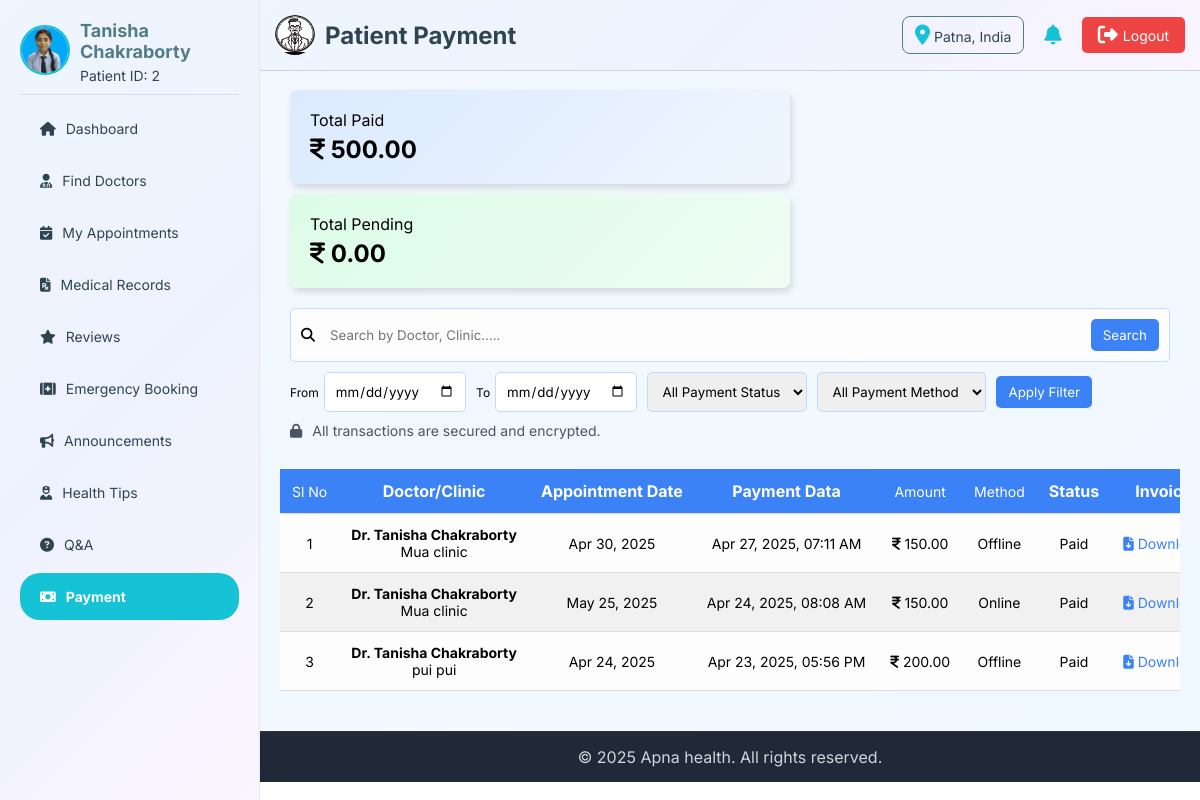
Page /patient/patient-payment.php (signed in) on the committed database.
### tables this page shows
CREATE TABLE `patient` (
  `patient_id` int(11) NOT NULL,
  `name` varchar(100) NOT NULL,
  `email` varchar(255) NOT NULL,
  `password` varchar(255) NOT NULL,
  `phone` varchar(15) DEFAULT NULL,
  `gender` enum('Male','Female','Other') DEFAULT NULL,
  `dob` date DEFAULT NULL,
  `blood_group` varchar(10) DEFAULT NULL,
  `emergency_contact` varchar(16) DEFAULT NULL,
  `area` text DEFAULT NULL,
  `city` varchar(100) DEFAULT NULL,
  `state` varchar(100) DEFAULT NULL,
  `pincode` varchar(10) DEFAULT NULL,
  `profile_img` varchar(255) DEFAULT NULL,
  `availability` enum('Active','Inactive','Blocked') DEFAULT 'Active',
  `created_at` timestamp NOT NULL DEFAULT current_timestamp(),
  `updated_at` timestamp NOT NULL DEFAULT current_timestamp() ON UPDATE current_timestamp()
);

CREATE TABLE `transaction` (
  `transaction_id` int(11) NOT NULL,
  `appointment_id` int(11) NOT NULL,
  `patient_id` int(11) NOT NULL,
  `doctor_id` int(11) NOT NULL,
  `amount` decimal(10,2) NOT NULL,
  `payment_mode` enum('Online','Offline') NOT NULL,
  `payment_status` enum('Pending','Paid','Failed') DEFAULT 'Pending',
  `transaction_date` timestamp NOT NULL DEFAULT current_timestamp() ON UPDATE current_timestamp(),
  `reference_id` varchar(255) DEFAULT NULL,
  `remarks` text DEFAULT NULL
);

CREATE TABLE `doctor` (
  `doctor_id` int(11) NOT NULL,
  `UID` varchar(20) NOT NULL,
  `name` varchar(255) NOT NULL,
  `email` varchar(255) NOT NULL,
  `phone` varchar(15) DEFAULT NULL,
  `password` varchar(255) NOT NULL,
  `specialization` varchar(255) DEFAULT NULL,
  `experience` int(11) DEFAULT NULL,
  `qualification` text DEFAULT NULL,
  `bio` text DEFAULT NULL,
  `profile_img` varchar(255) DEFAULT NULL,
  `rating` decimal(3,2) DEFAULT 0.00,
  `total_reviews` int(11) DEFAULT 0,
  `availability` enum('Active','Inactive','Blocked') DEFAULT 'Active',
  `address` varchar(512) DEFAULT NULL,
  `gender` enum('Male','Female','Other') DEFAULT NULL,
  `dob` date DEFAULT NULL,
  `fees` decimal(10,2) DEFAULT NULL,
  `emergency` enum('Yes','No') DEFAULT NULL,
  `created_at` timestamp NOT NULL DEFAULT current_timestamp(),
  `updated_at` timestamp NOT NULL DEFAULT current_timestamp() ON UPDATE current_timestamp()
);

CREATE TABLE `doctor_clinic` (
  `clinic_id` int(11) NOT NULL,
  `doctor_id` int(11) NOT NULL,
  `clinic_name` varchar(255) NOT NULL,
  `area` varchar(255) NOT NULL,
  `city` varchar(100) NOT NULL,
  `state` varchar(100) NOT NULL,
  `pincode` varchar(10) NOT NULL,
  `latitude` decimal(10,8) DEFAULT NULL,
  `longitude` decimal(11,8) DEFAULT NULL,
  `location_link` varchar(500) DEFAULT NULL,
  `clinic_img` varchar(255) DEFAULT NULL,
  `days_available` varchar(64) DEFAULT NULL,
  `opening_time` time NOT NULL,
  `closing_time` time NOT NULL,
  `fees` decimal(10,2) NOT NULL,
  `created_at` timestamp NOT NULL DEFAULT current_timestamp(),
  `updated_at` timestamp NOT NULL DEFAULT current_timestamp() ON UPDATE current_timestamp(),
  `phone` varchar(15) NOT NULL,
  `email` varchar(255) NOT NULL,
  `status` enum('Active','Inactive','Blocked') DEFAULT 'Active'
);

CREATE TABLE `appointment` (
  `appointment_id` int(11) NOT NULL,
  `patient_id` int(11) NOT NULL,
  `doctor_id` int(11) NOT NULL,
  `clinic_id` int(11) NOT NULL,
  `appointment_date` date NOT NULL,
  `appointment_time` time NOT NULL,
  `status` enum('Scheduled','Completed','Cancelled') DEFAULT 'Scheduled',
  `payment_status` enum('Pending','Paid','Refunded') DEFAULT 'Pending',
  `payment_mode` enum('Online','Offline') NOT NULL,
  `cancellation_reason` text DEFAULT NULL,
  `doctor_confirmation` enum('Pending','Approved','Rejected') DEFAULT 'Pending',
  `mode_of_appointment` enum('Physical','Video Call') NOT NULL,
  `created_at` timestamp NOT NULL DEFAULT current_timestamp(),
  `updated_at` timestamp NOT NULL DEFAULT current_timestamp() ON UPDATE current_timestamp()
);

### patient/patient-payment.php (the view, shortened to what this page needs)
<?php
include '../connection.php';
$patient_id = $_SESSION['patient_id'];
$total_paid = 0.00;
$total_pending = 0.00;
$paid_query = "SELECT SUM(amount) AS total_paid FROM transaction WHERE patient_id = '$patient_id' AND payment_status = 'Paid'";
$paid_result = mysqli_query($conn, $paid_query);
if ($paid_result) {
    $paid_row = mysqli_fetch_assoc($paid_result);
    $total_paid = $paid_row['total_paid'] ?? 0.00;
}
$pending_query = "SELECT SUM(amount) AS total_pending FROM transaction WHERE patient_id = '$patient_id' AND payment_status = 'Pending'";
$pending_result = mysqli_query($conn, $pending_query);
if ($pending_result) {
    $pending_row = mysqli_fetch_assoc($pending_result);
    $total_pending = $pending_row['total_pending'] ?? 0.00;
}
$conditions = ["t.patient_id = '$patient_id'"];
$where_clause = implode(" AND ", $conditions);
?>
<!DOCTYPE html>
<html lang="en">
<head>
    <link rel="stylesheet" href="https://cdnjs.cloudflare.com/ajax/libs/font-awesome/6.7.2/css/all.min.css"
 />
</head>
<body>
    <?php include 'patient-header.php';?>
    <main>
        <section class="first-sec">
            <div class="count-box box1">
                <p>Total Paid</p>
                <h2><i class="fa-solid fa-indian-rupee-sign"></i> <?= number_format($total_paid, 2); ?></h2>
            </div>
            <div class="count-box box2">
                <p>Total Pending</p>
                <h2><i class="fa-solid fa-indian-rupee-sign"></i> <?= number_format($total_pending, 2); ?></h2>
            </div>
        </section>
        <section class="second-sec">
            <form class="sf-part" method="GET">
                <div class="search-bar">
                    <i class="fas fa-search"></i>
                    <input type="search" name="search" id="search-bar" placeholder="Search by Doctor, Clinic....."
                        value="<?= $_GET['search'] ?? '' ?>">
                    <button type="submit" id="search-btn">Search</button>
                </div>
                <div class="filter">
                    <div class="filter-group">
                        <label>From</label>
                        <input type="date" name="from_date" value="<?= $_GET['from_date'] ?? '' ?>">
                    </div>
                    <div class="filter-group">
                        <label>To</label>
                        <input type="date" name="to_date" value="<?= $_GET['to_date'] ?? '' ?>">
                    </div>
                    <div class="filter-group">
                        <select name="status">
                            <option value="">All Payment Status</option>
                        </select>
                    </div>
                    <div class="filter-group">
                        <select name="method">
                            <option value="">All Payment Method</option>
                        </select>
                    </div>
                    <button type="submit" id="filter-btn">Apply Filter</button>
                </div>
            </form>
            <div class="security-note">
                <i class="fa-solid fa-lock"></i>
                <span>All transactions are secured and encrypted.</span>
            </div>
        </section>
        <section class="third-sec">
            <div class="table">
                <table>
                    <thead>
                        <tr>
                            <td>Sl No</td>
                            <th>Doctor/Clinic</th>
                            <th>Appointment Date</th>
                            <th>Payment Data</th>
                            <td>Amount</td>
                            <td>Method</td>
                            <th>Status</th>
                            <th>Invoice</th>
                        </tr>
                    </thead>
                    <tbody>
                        <?php
                        $query = "SELECT
                        t.*,
                        d.name AS doctor_name,
                        cl.clinic_name,
                        a.appointment_date
                        FROM transaction t
                        JOIN appointment a ON t.appointment_id = a.appointment_id
                        JOIN doctor d ON t.doctor_id = d.doctor_id
                        JOIN doctor_clinic cl ON a.clinic_id = cl.clinic_id
                        WHERE $where_clause
                        ORDER BY t.transaction_date DESC";
                        $result = mysqli_query($conn, $query);
                        $sl = 1;
                        if (mysqli_num_rows($result) > 0) {
                            while ($row = mysqli_fetch_assoc($result)) {
                                echo "<tr>
                                    <td>{$sl}</td>
                                    <td>
                                        <h4>{$row['doctor_name']}</h4>
                                        <p>{$row['clinic_name']}</p>
                                    </td>
                                    <td>" . date("M d, Y", strtotime($row['appointment_date'])) . "</td>
                                    <td>" . date("M d, Y, h:i A", strtotime($row['transaction_date'])) . "</td>
                                    <td><i class='fa-solid fa-indian-rupee-sign'></i> <span>{$row['amount']}</span></td>
                                    <td>{$row['payment_mode']}</td>
                                    <td><span id='back'>{$row['payment_status']}</span></td>
                                    <td><a href='download-invoice.php?id={$row['transaction_id']}'><i class='fa-solid fa-file-arrow-down'></i> Download</a></td>
                                </tr>";
                                $sl++;
                            }
                        } else {
                            echo "<tr><td colspan='8' style='text-align:center;'>No Payment Records Found</td></tr>";
                        }
                        ?>
                    </tbody>
                </table>
            </div>
        </section>
    </main>
    <?php include 'patient-footer.php';?>
</body>
</html>

### patient/patient-header.php (shortened to what this page needs)
<?php
include '../connection.php';
$defaultLogo = "../img/logo.jpg";
$logoPath = $defaultLogo;
$logoQuery = mysqli_query($conn, "SELECT logo FROM admin WHERE admin_id = 1 LIMIT 1");
if ($logoQuery && mysqli_num_rows($logoQuery) > 0) {
    $logoData = mysqli_fetch_assoc($logoQuery);
    if (!empty($logoData['logo']) && file_exists('../upload/admin/' . $logoData['logo'])) {
        $logoPath = '../upload/admin/' . $logoData['logo'];
    }
}
$location = "Unknown";
if (isset($_SESSION['patient_id'])) {
    $pid = $_SESSION['patient_id'];
    $locQuery = mysqli_query($conn, "SELECT location FROM log_info WHERE patient_id = $pid ORDER BY login_time DESC LIMIT 1");
    if ($locQuery && mysqli_num_rows($locQuery) > 0) {
        $locData = mysqli_fetch_assoc($locQuery);
        $location = $locData['location'] ?? "Unknown";
    }
}
$patient_id = $_SESSION['patient_id'] ?? null;
$patient_img = '../img/user.jpg';
$patient_name = 'Guest';
$patient_id_display = '---';
if ($patient_id) {
    $sql = "SELECT name, profile_img FROM patient WHERE patient_id = '$patient_id'";
    $result = mysqli_query($conn, $sql);
    if ($row = mysqli_fetch_assoc($result)) {
        $patient_name = $row['name'];
        $patient_id_display = $patient_id;
        if (!empty($row['profile_img']) && file_exists('../upload/patient/' . $row['profile_img'])) {
            $patient_img = '../upload/patient/' . $row['profile_img'];
        }
    }
}
?>
<!DOCTYPE html>
<html lang="en">
<head>
    <link rel="stylesheet" href="https://cdnjs.cloudflare.com/ajax/libs/font-awesome/6.7.2/css/all.min.css"
 />
</head>
<body>
    <header>
        <div class="header-left">
            <img src="<?= $logoPath ?>" alt="logo">
            <h2>
                <?php
            $pageName = basename($_SERVER['PHP_SELF'], '.php');
            $pageName = str_replace('-', ' ', $pageName);
            $pageName = ucwords($pageName);
            echo $pageName;
            ?>
            </h2>
        </div>
        <div class="header-right">
            <div id='location-box'><i class="fa-solid fa-location-dot"></i><span> <?= $location ?> </span></div>
            <i class="fa-solid fa-bell"></i>
            <a href="patient-logout.php"><i class="fa-solid fa-right-from-bracket"></i> Logout</a>
        </div>
    </header>
    <aside class="sidebar">
        <a href="../patient/patient-profile.php" class="profile">
            <span>
                <img src="<?= $patient_img ?>" alt="Profile Picture">
            </span>
            <span>
                <h3><?= htmlspecialchars($patient_name) ?></h3>
                <p>Patient ID: <?= htmlspecialchars($patient_id_display) ?></p>
            </span>
        </a>
        <ul class="menu">
            <li><a href="patient-dashboard.php"
                    class="<?= basename($_SERVER['PHP_SELF']) == 'patient-dashboard.php' ? 'current' : '' ?>"><i
                        class="fa-solid fa-house"></i> Dashboard</a></li>
            <li><a href="patient-finddoctor.php"
                    class="<?= basename($_SERVER['PHP_SELF']) == 'patient-finddoctor.php' ? 'current' : '' ?>"><i
                        class="fa-solid fa-user-doctor"></i> Find Doctors</a></li>
            <li><a href="patient-appointment.php"
                    class="<?= basename($_SERVER['PHP_SELF']) == 'patient-appointment.php' ? 'current' : '' ?>"><i
                        class="fa-solid fa-calendar-check"></i>My Appointments</a></li>
            <li><a href="patient-medicalRecord.php"
                    class="<?= basename($_SERVER['PHP_SELF']) == 'patient-medicalRecord.php' ? 'current' : '' ?>"><i
                        class="fa-solid fa-file-prescription"></i> Medical Records</a></li>
            <li><a href="patient-review.php"
                    class="<?= basename($_SERVER['PHP_SELF']) == 'patient-review.php' ? 'current' : '' ?>"><i
                        class="fa-solid fa-star"></i> Reviews</a></li>
            <li><a href="patient-emergency.php"
                    class="<?= basename($_SERVER['PHP_SELF']) == 'patient-emergency.php' ? 'current' : '' ?>"><i
                        class="fa-solid fa-kit-medical"></i> Emergency Booking</a></li>
            <li><a href="patient-announcements.php"
                    class="<?= basename($_SERVER['PHP_SELF']) == 'patient-announcements.php' ? 'current' : '' ?>"><i
                        class="fa-solid fa-bullhorn"></i> Announcements </a></li>
            <li><a href="patient-healthtips.php"
                    class="<?= basename($_SERVER['PHP_SELF']) == 'patient-healthtips.php' ? 'current' : '' ?>"><i
                        class="fa-solid fa-user-nurse"></i> Health Tips</a></li>
            <li><a href="patient-qna.php"
                    class="<?= basename($_SERVER['PHP_SELF']) == 'patient-qna.php' ? 'current' : '' ?>"><i
                        class="fa-solid fa-circle-question"></i> Q&A </a></li>
            <li><a href="patient-payment.php"
                    class="<?= basename($_SERVER['PHP_SELF']) == 'patient-payment.php' ? 'current' : '' ?>"><i
                        class="fa-solid fa-money-bill"></i> Payment </a></li>
        </ul>
    </aside>
</body>
</html>

### rows in the picture
patient: profile_img (picture), name "Tanisha Chakraborty"
transaction: doctor.name "Dr. Tanisha Chakraborty", doctor_clinic.clinic_name "Mua clinic", appointment.appointment_date "Apr 30, 2025", transaction_date "Apr 27, 2025, 07:11 AM", amount "150.00", payment_mode "Offline", payment_status "Paid"
transaction: doctor.name "Dr. Tanisha Chakraborty", doctor_clinic.clinic_name "Mua clinic", appointment.appointment_date "May 25, 2025", transaction_date "Apr 24, 2025, 08:08 AM", amount "150.00", payment_mode "Online", payment_status "Paid"
transaction: doctor.name "Dr. Tanisha Chakraborty", doctor_clinic.clinic_name "pui pui", appointment.appointment_date "Apr 24, 2025", transaction_date "Apr 23, 2025, 05:56 PM", amount "200.00", payment_mode "Offline", payment_status "Paid"

### other values in the picture
$pageName "Patient Payment"
$location "Patna, India"
$patient_id_display "2"
$total_paid "500.00"
$total_pending "0.00"
